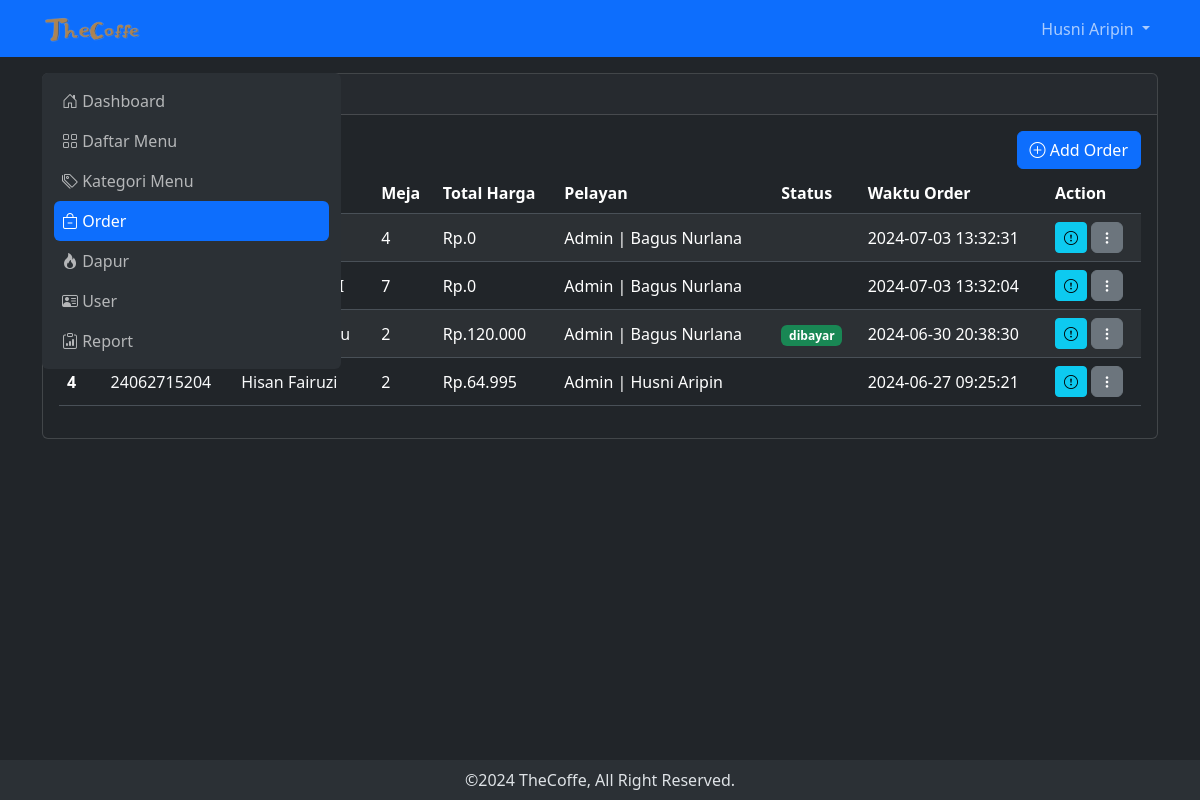
Page /order (signed in) on the committed database.
### tables this page shows
CREATE TABLE `tb_user` (
  `id` int NOT NULL,
  `nama` varchar(200) NOT NULL,
  `username` varchar(255) NOT NULL,
  `password` varchar(255) NOT NULL,
  `level` int NOT NULL,
  `nohp` varchar(15) NOT NULL,
  `alamat` varchar(200) NOT NULL
);

CREATE TABLE `tb_order` (
  `id_order` bigint NOT NULL,
  `pelanggan` varchar(200) NOT NULL,
  `meja` int NOT NULL,
  `pelayan` int NOT NULL,
  `status` varchar(100) DEFAULT NULL,
  `waktu_order` timestamp NOT NULL DEFAULT CURRENT_TIMESTAMP ON UPDATE CURRENT_TIMESTAMP
);

### pages/order.php (the view, shortened to what this page needs)
<?php
include 'controller/connect.php';
$query = mysqli_query($con, "SELECT tb_order.*,tb_bayar.*,nama,level, SUM(harga_menu*jumlah) AS total_harga FROM tb_order
        LEFT JOIN tb_user ON tb_user.id = tb_order.pelayan
        LEFT JOIN tb_list_order ON tb_list_order.kode_order = tb_order.id_order
        LEFT JOIN tb_daftar_menu ON tb_daftar_menu.id = tb_list_order.menu
        LEFT JOIN tb_bayar ON tb_bayar.id_bayar = tb_order.id_order
        GROUP BY id_order ORDER BY waktu_order DESC");
while ($data = mysqli_fetch_array($query)) {
    $result[] = $data;
}
?>
<div class="konten col-lg rounded mb-5">
    <div class="card">
        <div class="card-header fw-bold">
        </div>
        <div class="card-body">
            <div class="row">
                <div class="col d-flex justify-content-between align-items-center mb-1">
                    <h4 class="fw-bold">Daftar List Order</h4>
                    <button class="btn btn-primary" data-bs-toggle="modal" data-bs-target="#addOrder"><i class="bi bi-plus-circle"></i> Add Order</button>
                </div>
            </div>
            <?php
            if (empty($result)) {
                echo "Tidak ada data";
            } else {
            ?>
                <div class="table-responsive">
                    <table class="table table-striped table-hover">
                        <thead>
                            <tr class="text-nowrap">
                                <th scope="col">No</th>
                                <th scope="col">Kode Order</th>
                                <th scope="col">Pelanggan</th>
                                <th scope="col">Meja</th>
                                <th scope="col">Total Harga</th>
                                <th scope="col">Pelayan</th>
                                <th scope="col">Status</th>
                                <th scope="col">Waktu Order</th>
                                <th scope="col">Action</th>
                            </tr>
                        </thead>
                        <tbody>
                            <?php
                            $no = 1;
                            foreach ($result as $row) {
                            ?>
                                <tr class="align-middle">
                                    <th scope="row"><?= $no++ ?></th>
                                    <td>
                                        <a href="./?page=order_item&order=<?= $row['id_order'] . "&meja=" . $row['meja'] . "&pelanggan=" . $row['pelanggan'] ?>" class="text-light text-decoration-none">
                                            <?= $row['id_order'] ?>
                                        </a>
                                    </td>
                                    <td class="text-nowrap">
                                        <a href="./?page=order_item&order=<?= $row['id_order'] . "&meja=" . $row['meja'] . "&pelanggan=" . $row['pelanggan'] ?>" class="text-light text-decoration-none">
                                            <?= $row['pelanggan'] ?>
                                        </a>
                                    </td>
                                    <td><?= $row['meja'] ?></td>
                                    <td>Rp.<?= $row['total_harga'] !== null ? number_format($row['total_harga'], 0, ',', '.') : '0' ?></td>
                                    <td class="text-nowrap">
                                        <?php if ($row['level'] == 1) echo  "Admin" . " | " . $row['nama'];
                                        elseif ($row['level'] == 2) echo "Pelayan" . " | " . $row['nama'];
                                        elseif ($row['level'] == 3) echo "Kasir" . " | " . $row['nama'];
                                        elseif ($row['level'] == 4) echo "Dapur" . " | " . $row['nama'];
                                        else echo "User"; ?>
                                    </td>
                                    <td><?php echo (!empty($row['id_bayar'])) ? "<span class='badge text-bg-success'>dibayar</span>" : "" ; ?></span></td>
                                    <td><?= $row['waktu_order'] ?></td>
                                    <td>
                                        <div class="d-flex gap-1">
                                            <a href="./?page=order_item&order=<?= $row['id_order'] . "&meja=" . $row['meja'] . "&pelanggan=" . $row['pelanggan'] ?>" class="btn btn-info btn-sm" title="Detail"><i class="bi bi-exclamation-circle"></i></a>
                                            <div class="btn-group">
                                                <a href"#" class="btn btn-secondary btn-sm rounded" data-bs-toggle="dropdown" aria-expanded="false">
                                                    <i class="bi bi-three-dots-vertical"></i>
                                                </a>
                                            </div>
                                        </div>
                                    </td>
                                </tr>
                            <?php
                            }
                            ?>
                        </tbody>
                    </table>
                </div>
            <?php
            }
            ?>
        </div>
    </div>
</div>

### components/header.php (shortened to what this page needs)
<?php
include "controller/connect.php";
$query = mysqli_query($con, "SELECT * FROM tb_user WHERE username = '$_SESSION[username_thecoffe]'");
$row = mysqli_fetch_array($query);
?>
<nav class="navbar navbar-expand bg-primary sticky-top">
    <div class="container-lg">
            <a class="navbar-brand" href="dashboard"><img src="src/img/logo3.png" alt="" width="100"></a>
        <div class="collapse navbar-collapse justify-content-end" id="navbarNavDropdown">
            <ul class="navbar-nav">
                <li class="nav-item dropdown">
                    <a class="nav-link dropdown-toggle" href="#" role="button" data-bs-toggle="dropdown" aria-expanded="false">
                        <?php echo $row['nama']; ?>
                    </a>
                </li>
            </ul>
        </div>
    </div>
</nav>

### src/css/style.css (style rules this page uses)
.konten { margin-top: 16px; }

### rows in the picture
tb_user: nama "Husni Aripin"
tb_order: meja "4", shows "0", pelayan.nama "Bagus Nurlana", waktu_order "2024-07-03 13:32:31"
tb_order: meja "7", shows "0", pelayan.nama "Bagus Nurlana", waktu_order "2024-07-03 13:32:04"
tb_order: meja "2", total_harga "120.000", pelayan.nama "Bagus Nurlana", shows "dibayar", waktu_order "2024-06-30 20:38:30"
tb_order: id_order "24062715204", pelanggan "Hisan Fairuzi", meja "2", total_harga "64.995", pelayan.nama "Husni Aripin", waktu_order "2024-06-27 09:25:21"
